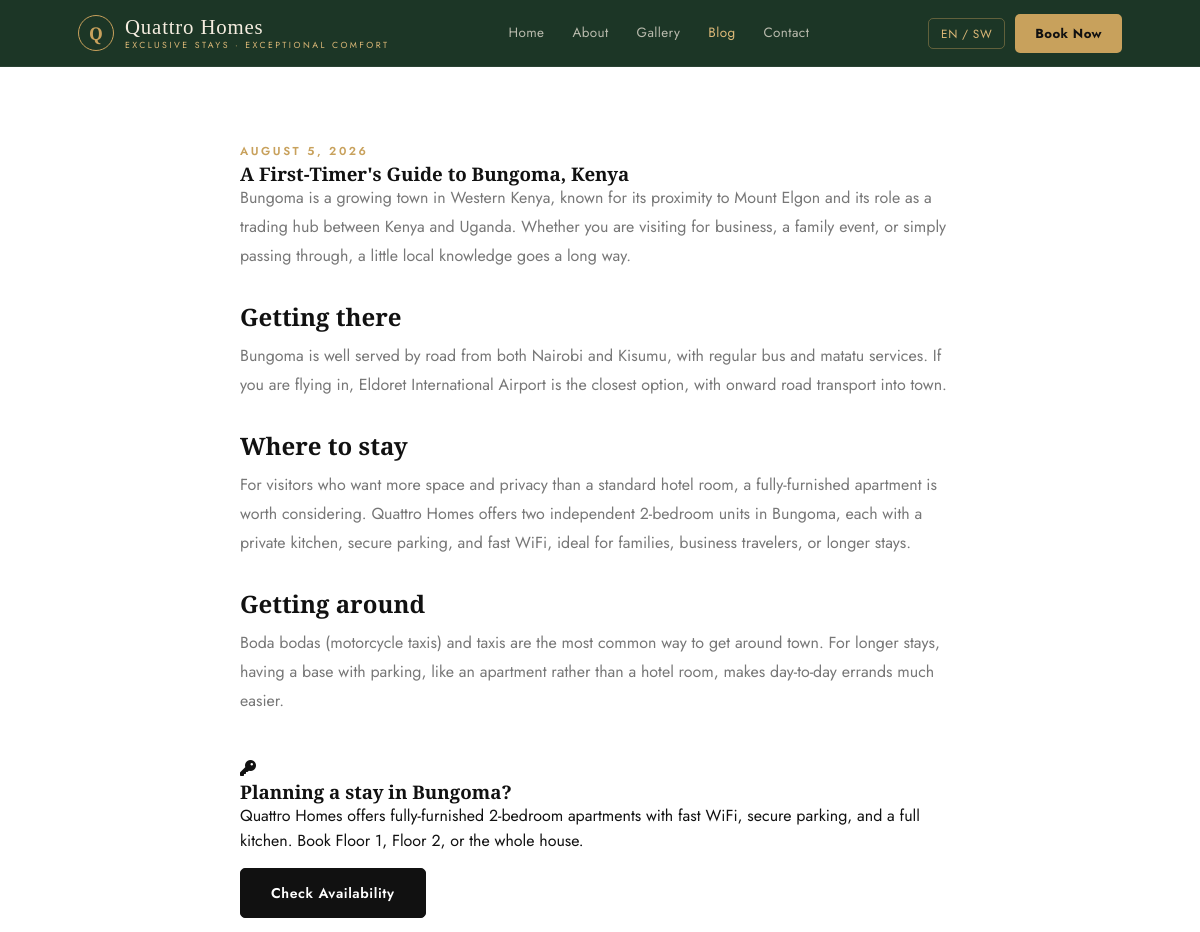
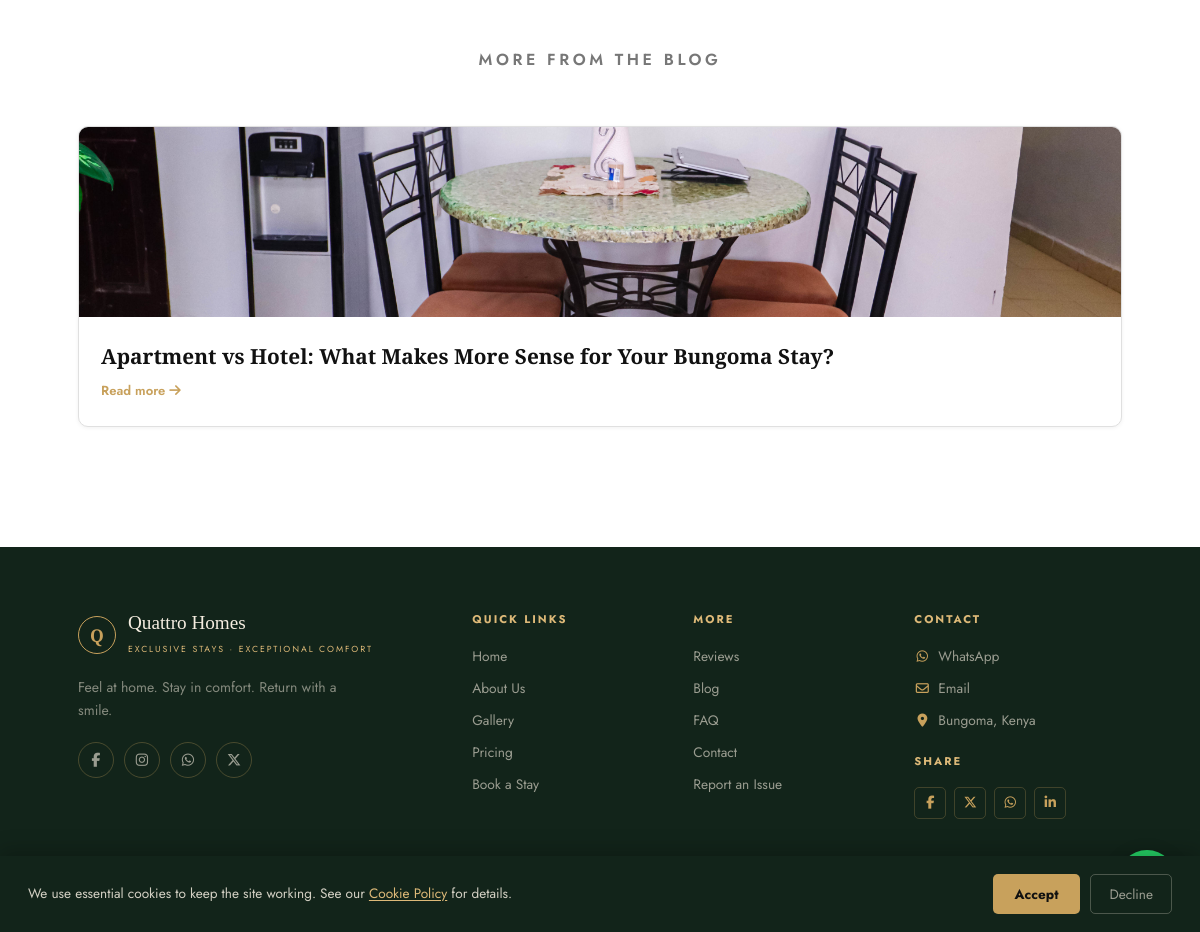
Screenshot of /blog-post.php?slug=guide-to-bungoma-kenya with the database file from the repository (2 pictures, top to bottom).
### tables this page shows
CREATE TABLE IF NOT EXISTS blog_posts (
    id INT AUTO_INCREMENT PRIMARY KEY,
    title VARCHAR(200) NOT NULL,
    slug VARCHAR(220) NOT NULL UNIQUE,
    excerpt VARCHAR(300) DEFAULT NULL,
    content MEDIUMTEXT NOT NULL,
    cover_image VARCHAR(255) DEFAULT NULL,
    meta_description VARCHAR(300) DEFAULT NULL,
    status ENUM('draft','published') NOT NULL DEFAULT 'draft',
    created_at TIMESTAMP DEFAULT CURRENT_TIMESTAMP,
    updated_at TIMESTAMP DEFAULT CURRENT_TIMESTAMP ON UPDATE CURRENT_TIMESTAMP
);

### blog-post.php (the view, shortened to what this page needs)
<?php
$slug = trim($_GET['slug'] ?? '');
$post = null;
$relatedPosts = [];
try {
    $pdo = getDB();
    if ($slug !== '') {
        $stmt = $pdo->prepare("SELECT * FROM blog_posts WHERE slug = :slug AND status = 'published'");
        $stmt->execute([':slug' => $slug]);
        $post = $stmt->fetch(PDO::FETCH_ASSOC);
    }
    if ($post) {
        $relStmt = $pdo->prepare("SELECT title, slug FROM blog_posts WHERE status = 'published' AND id != :id ORDER BY created_at DESC LIMIT 3");
        $relStmt->execute([':id' => $post['id']]);
        $relatedPosts = $relStmt->fetchAll(PDO::FETCH_ASSOC);
    }
} catch (Exception $e) {
    $post = null;
}
?>
<!DOCTYPE html>
<html lang="en">
<head>
<?php include __DIR__ . '/includes/head.php'; ?>
</head>
<body>
<?php include __DIR__ . '/includes/nav.php'; ?>
<section style="padding-top:70px;">
  <div class="container">
    <?php if (!$post): ?>
      <div class="section-head">
        <h2>Post not found</h2>
        <p>This article may have been moved or unpublished.</p>
        <div class="hero-actions">
          <a href="blog.php" class="btn btn-primary">Back to Blog</a>
        </div>
      </div>
    <?php else: ?>
      <article class="blog-article">
        <p class="eyebrow"><?php echo htmlspecialchars(date('F j, Y', strtotime($post['created_at']))); ?></p>
        <h1><?php echo htmlspecialchars($post['title']); ?></h1>
        <div class="blog-article-body">
          <?php echo $post['content']; ?>
        </div>
        <div class="referral-card" style="margin-top:40px;">
          <div class="referral-icon"><i class="fa-solid fa-key"></i></div>
          <div>
            <h3>Planning a stay in Bungoma?</h3>
            <p>Quattro Homes offers fully-furnished 2-bedroom apartments with fast WiFi, secure parking, and a full kitchen. Book Floor 1, Floor 2, or the whole house.</p>
            <div class="hero-actions" style="justify-content:flex-start;margin-top:14px;">
              <a href="book.php" class="btn btn-primary">Check Availability</a>
            </div>
          </div>
        </div>
      </article>
      <?php if ($relatedPosts): ?>
      <div class="section-head" style="margin-top:60px;">
        <p class="eyebrow">More from the blog</p>
      </div>
      <div class="blog-grid">
        <?php foreach ($relatedPosts as $rp): ?>
          <a class="blog-card" href="blog-post.php?slug=<?php echo urlencode($rp['slug']); ?>">
            <img src="images/floor2/IMG_5856.jpg" alt="<?php echo htmlspecialchars($rp['title']); ?>" loading="lazy">
            <div class="blog-card-body">
              <h3><?php echo htmlspecialchars($rp['title']); ?></h3>
              <span class="blog-read-more">Read more <i class="fa-solid fa-arrow-right"></i></span>
            </div>
          </a>
        <?php endforeach; ?>
      </div>
      <?php endif; ?>
    <?php endif; ?>
  </div>
</section>
<?php include __DIR__ . '/includes/foot.php'; ?>

### css/style.css (style rules this page uses)
:root { --gold: #c8a15c; --gold-light: #ddb978; --gold-subtle: rgba(200,161,92,0.12); --forest: #1c3626; --forest-deep: #12241a; --bg: #ffffff; --bg-subtle: #f5f5f5; --bg-card: #ffffff; --text: #111111; --text-mid: #444444; --text-muted: #777777; --text-faint: #aaaaaa; --border: #e0e0e0; --border-mid: #cccccc; --shadow-sm: 0 1px 4px rgba(0,0,0,0.06); --shadow-md: 0 4px 16px rgba(0,0,0,0.09); --shadow-lg: 0 8px 32px rgba(0,0,0,0.12); --input-bg: #f9f9f9; --btn-bg: #111111; --btn-fg: #ffffff; --btn-bg-h: #2a2a2a; --radius: 5px; --radius-lg: 10px; }
*, *::before, *::after { box-sizing: border-box; margin: 0; padding: 0; }
html { scroll-behavior: smooth; }
body { font-family: 'Jost', system-ui, sans-serif; background: var(--bg); color: var(--text); line-height: 1.6; -webkit-font-smoothing: antialiased; }
a { color: inherit; text-decoration: none; }
img { display: block; max-width: 100%; }
h1,h2,h3,h4 { font-family: 'Cormorant Garamond', Georgia, serif; font-weight: 600; line-height: 1.15; color: var(--text); }
.container { max-width: 1100px; margin: 0 auto; padding: 0 28px; }
section { padding: 80px 0; }
.section-head { text-align: center; max-width: 640px; margin: 0 auto 52px; }
.section-head p { color: var(--text-muted); font-size: 1rem; line-height: 1.7; }
.eyebrow { display: inline-block; font-size: 0.72rem; font-weight: 600; text-transform: uppercase; letter-spacing: 0.22em; color: var(--gold); }
.btn { display: inline-block; padding: 13px 30px; border-radius: var(--radius); font-family: 'Jost', sans-serif; font-size: 0.88rem; font-weight: 600; letter-spacing: 0.04em; border: 1.5px solid transparent; cursor: pointer; transition: background .18s, color .18s, border-color .18s, transform .15s; }
.btn-primary { background: var(--btn-bg); color: var(--btn-fg); border-color: var(--btn-bg); }
.blog-grid { display: grid; grid-template-columns: repeat(auto-fit, minmax(280px,1fr)); gap: 26px; margin-bottom: 40px; }
.blog-card { display: block; background: var(--bg-card); border: 1px solid var(--border); border-radius: var(--radius-lg); overflow: hidden; transition: transform .15s, box-shadow .15s; box-shadow: var(--shadow-sm); }
.blog-card img { width: 100%; height: 190px; object-fit: cover; display: block; }
.blog-card-body { padding: 20px 22px 24px; }
.blog-card-body h3 { font-family: 'Cormorant Garamond', serif; font-size: 1.3rem; color: var(--text); margin: 8px 0; }
.blog-read-more { font-size: 0.82rem; color: var(--gold); font-weight: 600; }
.blog-article { max-width: 720px; margin: 0 auto; }
.blog-article-body { font-size: 1rem; line-height: 1.8; color: var(--text-muted); }
.blog-article-body h2 { font-family: 'Cormorant Garamond', serif; font-size: 1.5rem; margin: 32px 0 12px; color: var(--text); }
.blog-article-body p { margin: 0 0 18px; }

### rows the page displays
blog_posts: created_at "AUGUST 5, 2026", title "A First-Timer's Guide to Bungoma, Kenya", content "Bungoma is a growing town in Western Kenya, known for its proximity to Mount Elgon and its role as a trading hub between Kenya and Uganda. Whether you are visiting for business, a family event, or simply passing through, a little local knowledge goes a long way. Getting there Bungoma is well served by road from both Nairobi and Kisumu, with regular bus and matatu services. If you are flying in, Eldoret International Airport is the closest option, with onward road transport into town. Where to stay For visitors who want more space and privacy than a standard hotel room, a fully-furnished apartment is worth considering. Quattro Homes offers two independent 2-bedroom units in Bungoma, each…"
blog_posts: title "Apartment vs Hotel: What Makes More Sense for Your Bungoma Stay?"
